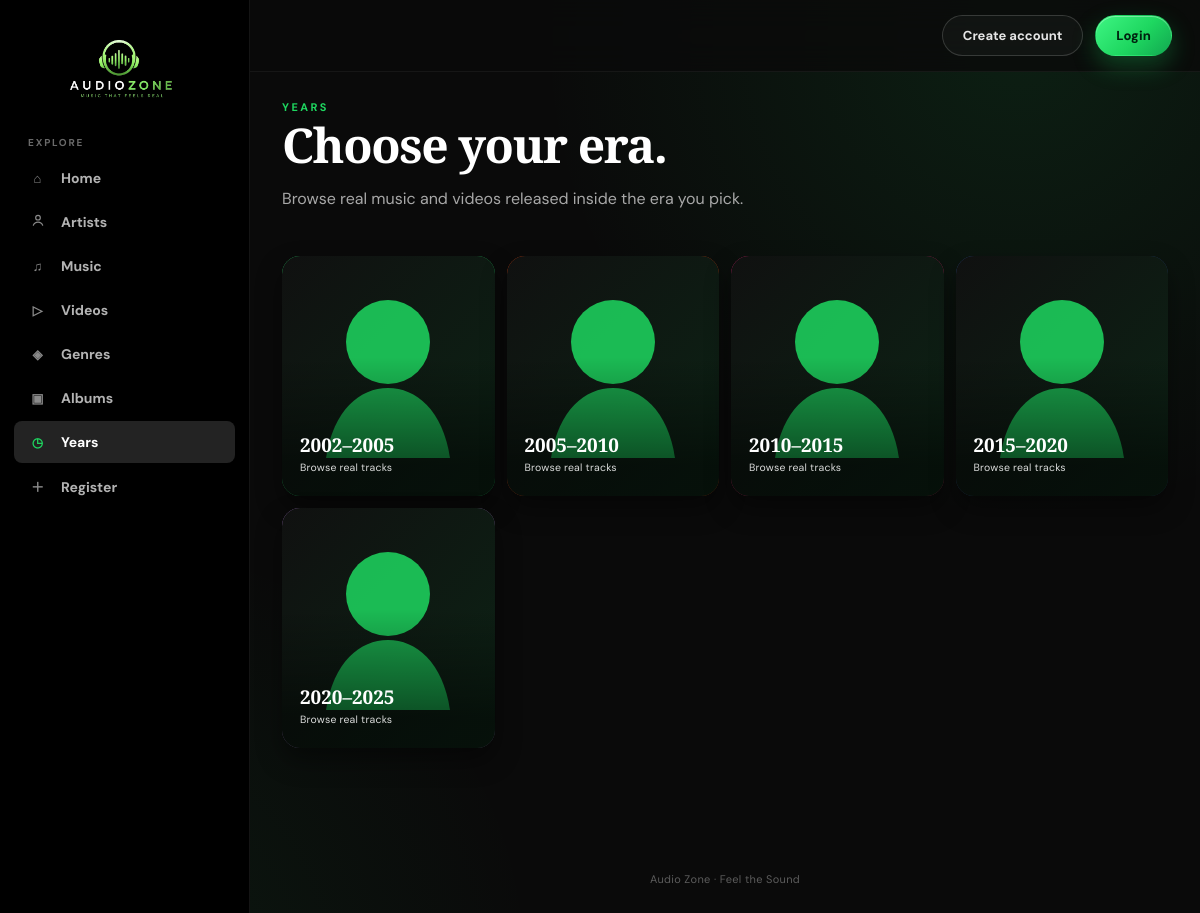
/years.php, run on the app's committed database.
### tables this page shows
CREATE TABLE `years` (
  `year_id` int(11) NOT NULL,
  `year_duration` varchar(100) NOT NULL,
  `image` varchar(255) DEFAULT NULL
);

### years.php (the view, shortened to what this page needs)
<?php
include_once './config.php';
include_once 'includes/header.php';
?>
      <section class="page">
        <div class="page-heading">
          <div>
            <div class="eyebrow">Years</div>
            <h1>Choose your era.</h1>
            <p>Browse real music and videos released inside the era you pick.</p>
          </div>
        </div>
        <div class="genre-grid">
          <?php
          $yearQuery = "SELECT year_id, year_duration, image
                        FROM years
                        WHERE year_duration IS NOT NULL AND year_duration != ''
                        ORDER BY year_id";
          $yearResult = mysqli_query($conn, $yearQuery);
          if ($yearResult && mysqli_num_rows($yearResult) > 0) {
              while ($row = mysqli_fetch_assoc($yearResult)) {
                  $eraValue = $row['year_duration'];
                  $eraLabel = htmlspecialchars(str_replace('-', '–', $eraValue));
                  $eraImage = $row['image'] ?: 'assets/images/artist-placeholder.svg';
          ?>
            <a class="genre-chip" href="era.php?era=<?= rawurlencode($eraValue); ?>">
              <img
                class="genre-art"
                src="<?= htmlspecialchars($eraImage); ?>"
                alt=""
                onerror="this.src='assets/images/artist-placeholder.svg'">
              <strong><?= $eraLabel; ?></strong><span>Browse real tracks</span>
            </a>
          <?php
              }
          } else {
          ?>
            <div class="empty">No era records found in the database.</div>
          <?php } ?>
        </div>
      </section>
<?php
include_once 'includes/footer.php';
?>

### assets/style.css (style rules this page uses)
:root { --bg: #0a0a0a; --surface: #161616; --surface-2: #181818; --surface-3: #232323; --line: rgba(255, 255, 255, .08); --line-soft: rgba(255, 255, 255, .05); --accent: #1ed760; --accent-2: #12a750; --accent-soft: #c9ffdd; --cream: #ffffff; --muted: #b3b3b3; --dim: #888888; --shadow: 0 26px 60px rgba(0, 0, 0, .55); --shadow-sm: 0 10px 26px rgba(0, 0, 0, .4); --glow: 0 0 0 1px rgba(30, 215, 96, .18), 0 16px 40px rgba(30, 215, 96, .12); --sidebar: 250px; --radius: 16px; --radius-sm: 10px; }
* { box-sizing: border-box; }
html { scroll-behavior: smooth; }
body { margin: 0; background: radial-gradient(circle at 85% 4%, rgba(30, 215, 96, .10), transparent 34%), radial-gradient(circle at 8% 96%, rgba(30, 215, 96, .07), transparent 30%), var(--bg); color: var(--cream); font-family: "DM Sans", system-ui, sans-serif; -webkit-font-smoothing: antialiased; }
a { color: inherit; text-decoration: none; }
img { max-width: 100%; display: block; }
.page { padding: 28px 32px; max-width: 1520px; margin: 0 auto; }
.eyebrow { color: var(--accent); font-size: 11px; letter-spacing: .22em; text-transform: uppercase; font-weight: 700; }
.hero h1, .page-heading h1 { font-family: "Playfair Display", Georgia, serif; font-weight: 700; letter-spacing: -.03em; font-size: clamp(42px, 5vw, 72px); line-height: .97; margin: 15px 0; }
.genre-grid { display: grid; grid-template-columns: repeat(7, 1fr); gap: 12px; }
.genre-chip { position: relative; padding: 20px 16px; text-align: left; border: 0; border-radius: 16px; color: #fff; transition: .25s cubic-bezier(.2, .8, .3, 1); overflow: hidden; min-height: 128px; display: flex; flex-direction: column; justify-content: flex-end; box-shadow: 0 10px 24px rgba(0, 0, 0, .4); }
.genre-chip:has(.genre-art) { padding: 22px 18px; border-radius: 18px; min-height: 240px; box-shadow: 0 12px 26px rgba(0, 0, 0, .42); }
.genre-art { position: absolute; left: 0; right: 0; top: 0; width: 100%; height: 100%; object-fit: cover; object-position: center; pointer-events: none; z-index: 0; transition: .3s cubic-bezier(.2, .8, .3, 1); }
.genre-chip:has(.genre-art):after { content: ""; position: absolute; left: 0; right: 0; bottom: 0; height: 58%; background: linear-gradient(180deg, transparent, rgba(0, 0, 0, .52) 78%); pointer-events: none; }
.genre-chip strong { display: block; font-family: "Playfair Display", Georgia, serif; font-size: 19px; margin-bottom: 3px; font-weight: 700; position: relative; z-index: 1; }
.genre-chip span { font-size: 10.5px; color: rgba(255, 255, 255, .85); letter-spacing: .02em; position: relative; z-index: 1; }
.genre-chip:nth-of-type(7n+1) { background: linear-gradient(140deg, #28e06e, #0e7a38); }
.genre-chip:nth-of-type(7n+2) { background: linear-gradient(140deg, #f0490f, #8a1f00); }
.genre-chip:nth-of-type(7n+3) { background: linear-gradient(140deg, #f0227a, #7c0a32); }
.genre-chip:nth-of-type(7n+4) { background: linear-gradient(140deg, #2c4c8f, #0f1a36); }
.genre-chip:nth-of-type(7n+5) { background: linear-gradient(140deg, #a577c9, #4c3861); }
.page-heading { margin-bottom: 28px; display: flex; justify-content: space-between; align-items: end; gap: 20px; }
.page-heading h1 { font-size: 48px; margin: 8px 0 0; }
.page-heading p { max-width: 620px; color: #a8a8a8; line-height: 1.7; }
@media (max-width: 1200px) { .genre-grid { grid-template-columns: repeat(4, 1fr); } }

### data on the page
years: year_duration "2002–2005"
years: year_duration "2005–2010"
years: year_duration "2010–2015"
years: year_duration "2015–2020"
years: year_duration "2020–2025"
